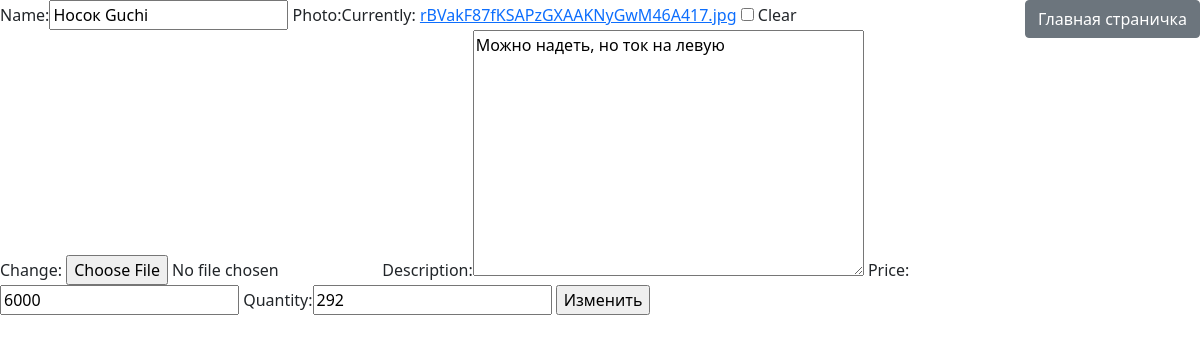
The page /product/2/update/ (signed in) on the database its author committed.
### myshop/models.py (models this page shows, shortened)
class Product(models.Model):
    name = models.CharField(max_length=50)
    photo = models.ImageField(null=True, blank=True)
    description = models.TextField()
    price = models.PositiveIntegerField()
    quantity = models.PositiveSmallIntegerField()

### myshop/views.py (the view)
class UpdateProductView(PermissionRequiredMixin, UpdateView):
    permission_required = 'is_superuser'
    model = Product
    template_name = 'product_update.html'
    success_url = '/'
    fields = '__all__'

### templates/product_update.html (shortened to what this page needs)
{% extends 'base.html' %}
{% block content %}
	<form method="post">
		{{ form }}
		<input type="submit" value="Изменить">
	</form>
{% endblock %}

### rows shown on the page
Product: name "Носок Guchi", description "Можно надеть, но ток на левую", price "6000", quantity "292"
